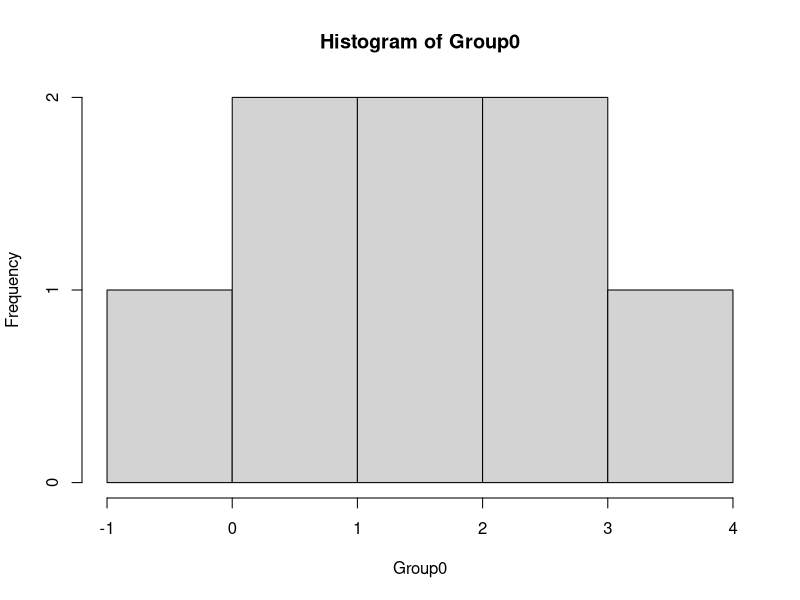
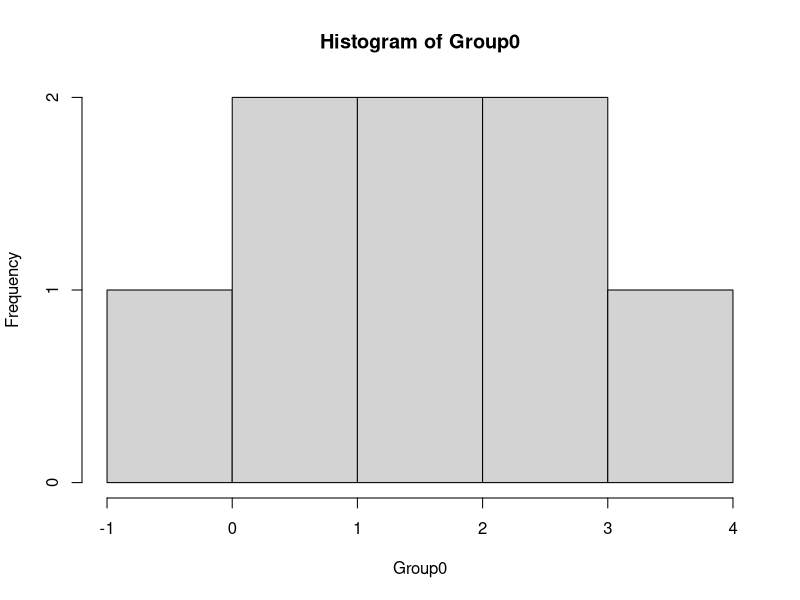

Reproduce these figures in R, in order.

############################################################
####                                                    ####  
####  NRES 710, Lecture 2                               ####
####                                                    ####
####  Kevin Shoemaker and Ben Sullivan                  #### 
####  University of Nevada, Reno                        ####
####                                                    #### 
############################################################


############################################################
####  T-tests                                           ####
############################################################



### one sample t-test (paired t-test is a type of one sample t-test)

sample.data <- rgamma(10,2,.1)
null.mean <- 10

sample.size <- length(sample.data)
sample.mean <- mean(sample.data)
sample.sd <- sd(sample.data)
std.err <- sample.sd/sqrt(sample.size)
t.stat <- (sample.mean-null.mean)/std.err

t.crit <- abs(qt(0.025,sample.size-1))   # for 2-tailed test

p.val <- (1-pt(abs(t.stat),sample.size-1))*2   # 


### alternatively use the t.test function:

t.test(sample.data,mu=null.mean)   # should get the same answer!



### two sample t-test 

sample.data.1 <- rnorm(15,55,10)
sample.data.2 <- rnorm(10,45,10)

sample.size.1 <- length(sample.data.1)
sample.size.2 <- length(sample.data.2)
sample.size.pooled <- length(sample.data.1) + length(sample.data.2)

sample.mean1 <- mean(sample.data.1)
sample.mean2 <- mean(sample.data.2)

sample.sd1 <- sd(sample.data.1)
sample.sd2 <- sd(sample.data.2)
sample.sd.pooled <- sqrt(((sample.size.1-1)*sample.sd1^2 + (sample.size.2-1)*sample.sd2^2)/(sample.size.pooled-2))

std.err.pooled <- sample.sd.pooled*sqrt(1/sample.size.1+1/sample.size.2)
t.stat <- (sample.mean1-sample.mean2)/std.err.pooled

t.crit <- abs(qt(0.025,sample.size-1))   # for 2-tailed test

p.val <- (1-pt(abs(t.stat),sample.size.pooled-2))*2   # 



### alternatively use the t.test function:

t.test(sample.data.1,sample.data.2,var.equal = T)   # should get the same answer!



######
# T test examples


#### 
# T-tests
####

#Ttest
# Are my data greater than zero? 
Group0 <- c(0.5, -0.03, 4, 2.5, 0.89, 2.2, 1.7, 1.125)
hist(Group0)
t.test(Group0,alternative="greater") # This gets at directionality


#Are my data different than zero? 
Group0 <- c(0.5, -0.03, 4, 2.5, 0.89, 2.2, 1.7, 1.125)
hist(Group0)
t.test(Group0) # Okay, that's to zero. What about if it's different than 1? 

# are my data different than 1? 
t.test(Group0, mu=1)

# Now let's test two groups. 
# are the means equal? 
group1 <- c(7,9,6,6,6,11,6,3,8,7)
group2 <- c(11,13,8,6,14,11,13,13,10,11)
t.test(group1, group2, var.equal=T) # Notice how we set equal variance? Look at the output - "Two Sample t-test."
# is this one-tail or two? 

group1 <- c(7,9,6,6,6,11,6,3,8,7)
group2 <- c(11,13,8,6,14,11,13,13,10,11)
t.test(group1, group2) # T value does not change, but DF And p-value do! "Welch Two Sample t-test"
# WELCH IS THE DEFAULT IN R


